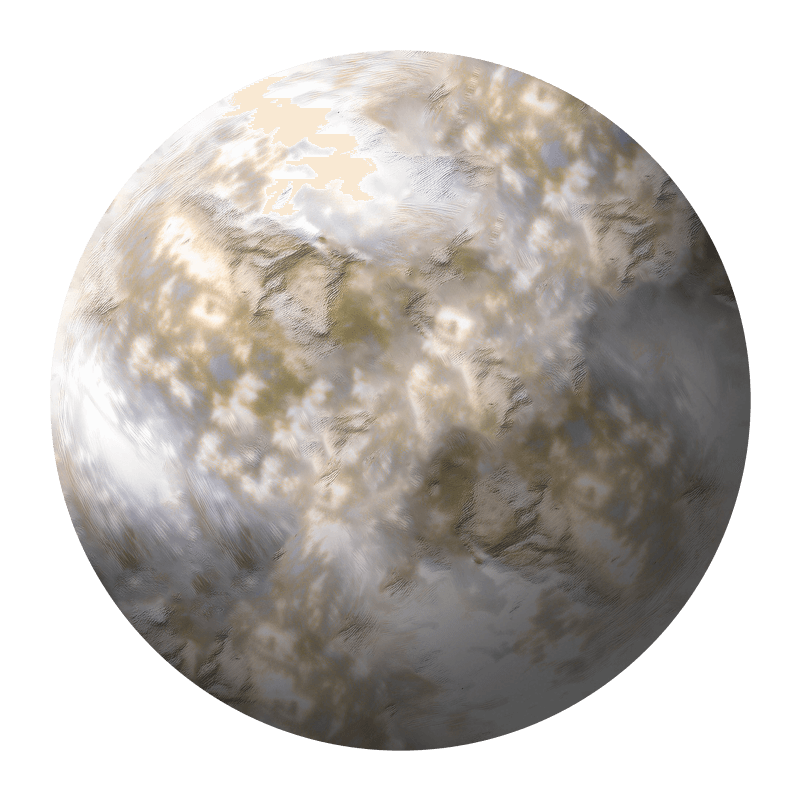
#> input picture planets/001.png, 800 x 800 px; its folder holds 4 pictures in this run
$ python rename.py
#> lines starting #> are read from the running program, lines starting #| are printed output that depends on the picture
import os
from PIL import Image
import numpy as np
import colorsys

# Function to compute the average color of an image
def get_average_color(image_path):
#> called with image_path = './001.png'
    with Image.open(image_path) as img:
#> img is the input picture: PIL image 800x800 P; mean R, G, B, A 93.5, 89, 84.4, 153.5
        img = img.convert('RGB')  # Ensure the image is in RGB mode
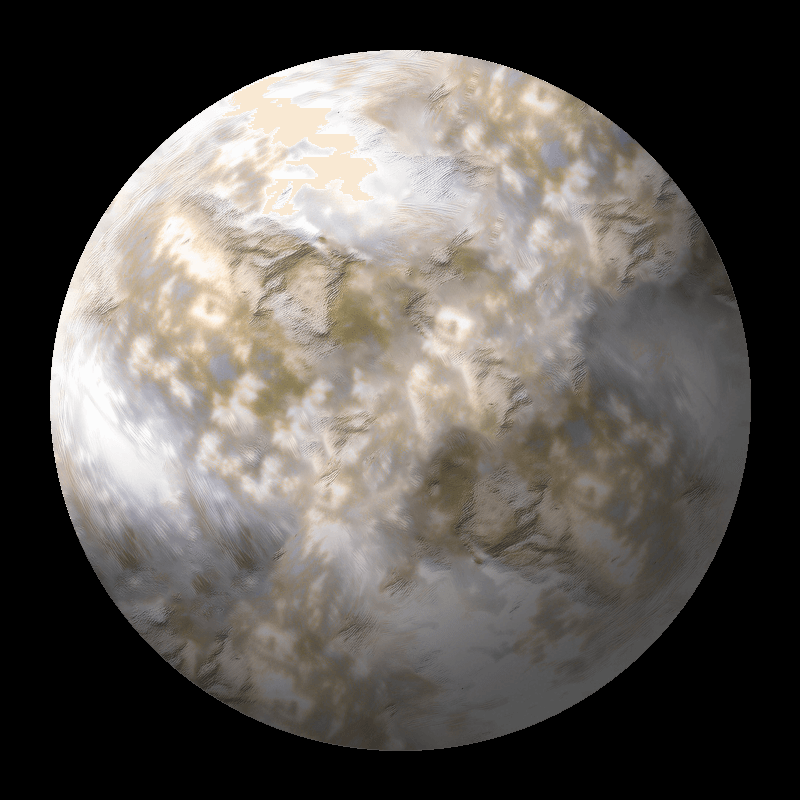
#> img: PIL image 800x800 RGB; mean R, G, B 93.5, 89, 84.4
        np_img = np.array(img)  # Convert image to numpy array
        avg_color = np.mean(np_img, axis=(0, 1))  # Compute the mean of RGB channels
#> avg_color = [93.46, 89.03, 84.44]
        return avg_color

# Function to convert RGB to HSB (Hue, Saturation, Brightness)
def rgb_to_hsb(rgb_color):
    r, g, b = rgb_color / 255.0  # Normalize RGB values to [0, 1] range
    return colorsys.rgb_to_hsv(r, g, b)  # Convert RGB to HSB

# Function to rename images based on color similarity (HSB) in two steps
def rename_images_by_color_similarity(folder_path):
    image_files = [f for f in os.listdir(folder_path) if f.endswith('.png')]

    # Create a list to store (file_name, avg_color, hsb_color) tuples
    image_colors = []

    for file_name in image_files:
        image_path = os.path.join(folder_path, file_name)
        avg_color = get_average_color(image_path)  # Get average color in RGB
#> avg_color = [93.46, 89.03, 84.44]
        hsb_color = rgb_to_hsb(avg_color)  # Convert the RGB color to HSB (Hue, Saturation, Brightness)
#> in rgb_to_hsb, `r, g, b = rgb_color / 255.0`: r = 0.367; g = 0.349; b = 0.331
#> hsb_color = (0.0847, 0.0965, 0.367)
        image_colors.append((file_name, avg_color, hsb_color))
#> pass 2 of the loop in rename_images_by_color_similarity, `for file_name in image_files:`:
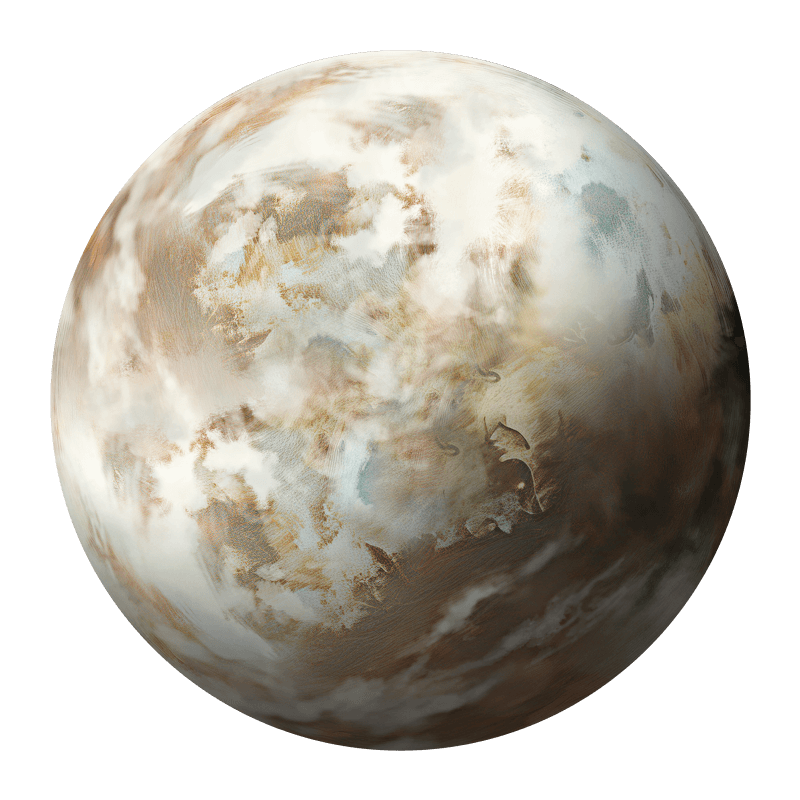
#> input picture planets/002.png, 800 x 800 px
#> in get_average_color, img is the input picture: PIL image 800x800 P; mean R, G, B, A 96, 91.5, 82.5, 153.5
#> in get_average_color (call 2), `img = img.convert('RGB')`:
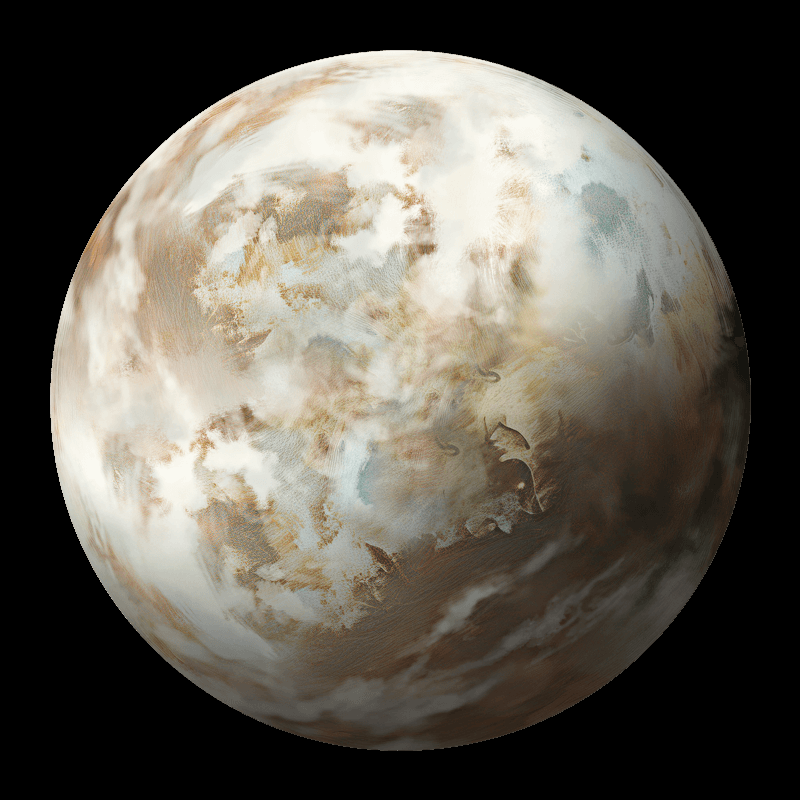
#> img: PIL image 800x800 RGB; mean R, G, B 96, 91.5, 82.5
#> in get_average_color (call 2), `avg_color = np.mean(np_img, axis=(0, 1))`: avg_color = [95.96, 91.46, 82.51]
#> hsb_color = (0.111, 0.14, 0.376)
#> pass 3 of the loop in rename_images_by_color_similarity, `for file_name in image_files:`:
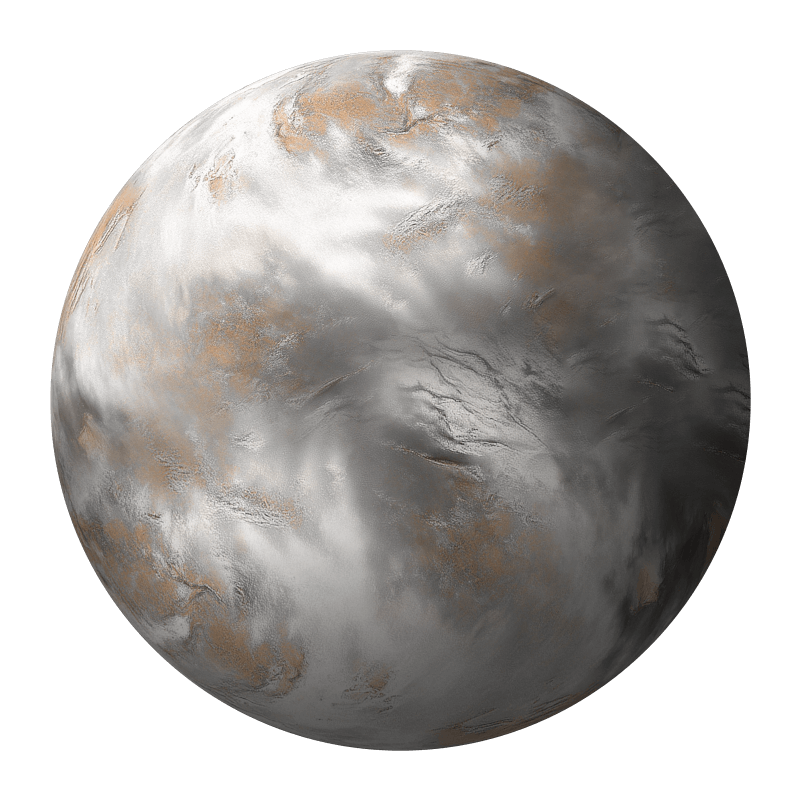
#> input picture planets/003.png, 800 x 800 px
#> in get_average_color, img is the input picture: PIL image 800x800 P; mean R, G, B, A 83.3, 80.5, 78, 153.5
#> in get_average_color (call 3), `img = img.convert('RGB')`:
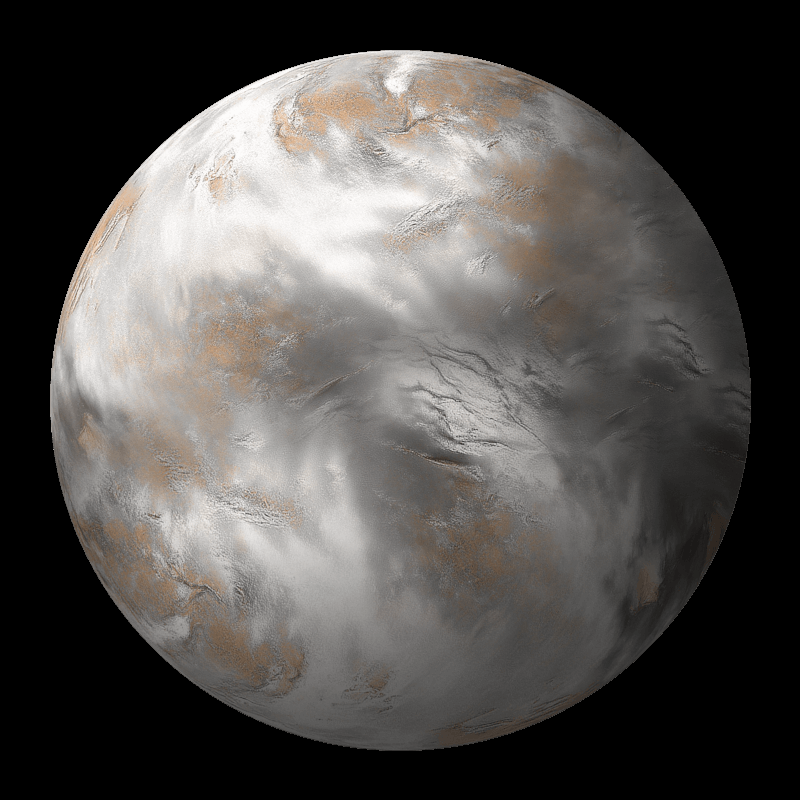
#> img: PIL image 800x800 RGB; mean R, G, B 83.3, 80.5, 78
#> in get_average_color (call 3), `avg_color = np.mean(np_img, axis=(0, 1))`: avg_color = [83.27, 80.48, 78.03]
#> hsb_color = (0.078, 0.0629, 0.327)
#> the loop made 4 passes; the first 3 are shown

    # Sort images first by Hue, then by Saturation, and finally by Brightness
    image_colors.sort(key=lambda x: (x[2][0], x[2][1], x[2][2]))  # Sort by H, S, B

    # Step 1: Rename the files to temporary names to avoid conflicts
    for index, (file_name, avg_color, hsb_color) in enumerate(image_colors):
        # Create a temporary name by adding a prefix (e.g., "temp_")
        ext = os.path.splitext(file_name)[1]  # Extract the file extension
        temp_name = f"temp_{index + 1:03d}{ext}"  # Temporary name
        old_path = os.path.join(folder_path, file_name)
        new_path = os.path.join(folder_path, temp_name)
        os.rename(old_path, new_path)

    # Step 2: Rename the files from the temporary names to the final sorted names
    for index, (file_name, avg_color, hsb_color) in enumerate(image_colors):
        # Create the final sorted name
        ext = os.path.splitext(file_name)[1]
        final_name = f"{index + 1:03d}{ext}"  # Final name (e.g., "001.png")
        temp_name = f"temp_{index + 1:03d}{ext}"  # Match the temporary name from step 1
        old_path = os.path.join(folder_path, temp_name)
        new_path = os.path.join(folder_path, final_name)
        os.rename(old_path, new_path)

        # Print the renaming information along with the average color and HSB
        print(f"Renamed {file_name} to {final_name} | Average Color (R,G,B): {avg_color} | HSB: {hsb_color}")

# Specify the folder containing the PNG images
folder_path = '.'

# Rename images based on color similarity (HSB)
rename_images_by_color_similarity(folder_path)
